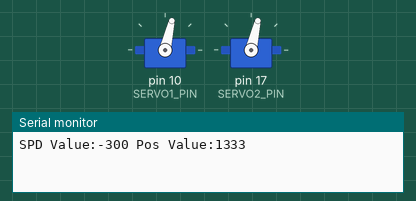
Simulated run of this sketch. Board: Arduino Uno, built with avr-gcc and run on an emulated ATmega328P. Shown: 2 × servo, the last lines printed to the serial monitor.

Above: at 0.1 s.
At 15.1 s:
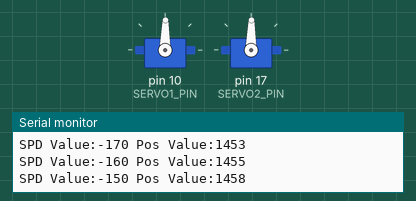
At 30.1 s:
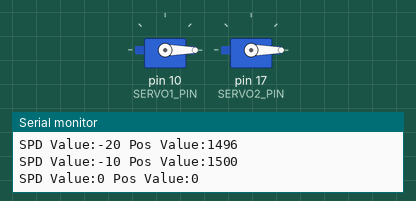
Timing chart, 0 to 31.6 s (numbered marks = the images above):
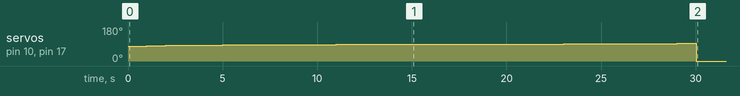

Measured:
- by itself, servo on pin 10 (SERVO1_PIN), servo on pin 17 (SERVO2_PIN): rises from 77° to 93° in 28.0 s, then falls to 0° in 1.0 s

The sketch:

SBRServoExample.ino
```cpp
//SBRServo movement library
//by James "Shridatt" Sugrim

#include <Servo.h>
#include "SBRservo.h"

#define SERVO1_PIN 10
#define SERVO2_PIN 17
#define POT_PIN 18
#define LED_PIN 11


int spd  = -300;


void setup()
{
  Serial.begin(9600);
  SBRServoBegin(SERVO1_PIN, SERVO2_PIN);
}


void loop()
{
  if (spd > 300)
  {
    spd = -300;
  }
  Serial.print("SPD Value:");
  Serial.print(spd);
  spd += 10;
  pos = setSPD(spd);
  Serial.print(" Pos Value:");
  Serial.println(pos);
  delay(1000);
}
```

SBRservo.cpp
```cpp
/*
  SBRservo.cpp - Servo Library for Self Balancing Robot

 */

#include "SBRservo.h"
#include "Arduino.h"
#include <Servo.h>


int pos = -300;
Servo servo1;
Servo servo2;

float nodepoints[9][2]= {
  {-300,1300}
  , {-270,1400}
  , {-180,1448}
  , {-90, 1471}
  , {0,1500}
  , {90,1526}
  , {180,1550}
  , {270,1526}
  , {300,1700}
};

void SBRServoBegin(int pin1, int pin2 )
{

  servo1.attach(pin1);  // attaches the servo on pin1 to the servo object
  servo2.attach(pin2);  // attaches the servo on pin2 to the servo object
}

// from: http://interface.khm.de/index.php/lab/experiments/nonlinear-mapping/
int reMap(float pts[10][2], int input) {
  int rr;
  float bb,mm;

  for (int nn=0; nn < 4; nn++) {

    if (input >= pts[nn][0] && input <= pts[nn+1][0]) {
      mm= ( pts[nn][1] - pts[nn+1][1] ) / ( pts[nn][0] - pts[nn+1][0] );
      mm= mm * (input-pts[nn][0]);
      mm = mm +  pts[nn][1];
      rr = mm;
    }
  }
  return(rr);
}


int setSPD(int spd) // acc is the desired acceleration in degrees per second, range is -300 to 300
{
  /*
  This is the linear approximation to the calibration curve.  Map may not necissarily be the correct function to use here,
  since it blindly truncates.

  if ( spd  >= 270){
    pos =  map(spd, 270 , 300, 1600, 1700);
  }
  else if ( 180 <= spd  < 270) {
    pos =  map(spd, 180, 270, 1550, 1600);
  }
  else if ( 90 <= spd  < 180) {
    pos =  map(spd, 90, 180, 1526, 1550);
  }
  else if ( 0 <= spd  < 90) {
    pos =  map(spd, 0 , 90, 1500, 1526);
  }
  else if ( -90 <= spd  < 0) {
    pos =  map(spd, -90 , 0, 1471, 1500);
  }
  else if ( -180 <= spd  < -90) {
    pos =  map(spd, -180 , -90, 1448, 1471);
  }
  else if ( -270 <= spd  < -180) {
    pos =  map(spd, -270 , -180, 1400, 1448);
  }
  else if ( -270 < spd) {
    pos =  map(spd, -300 , -270, 1300, 1400);
  }
  else {
    return -1;
  }

  This didn't work, going to try a diffrent method
  */
  pos = reMap(nodepoints,spd) + 0.5;
  servo1.writeMicroseconds(pos);              // tell servo to go to position in variable 'pos'
  servo2.writeMicroseconds(pos);
  return pos;
}

void rotateDeg(float deg) //Rotate through a specific angle between -180 and 180
{
  /*
  _servo1.write();
   _servo2.write();
   */
}
```

SBRservo.h
```cpp
/*SBRservo.h - Servio Library for Self Balancing Robot
 Provides: SBRservo
 methods
 setAccel
 rotateDeg
 */

#ifndef SBRservo_h
#define SBRservo_h

#include "Arduino.h"
#include <Servo.h>

 extern int pos;
 extern  Servo servo1;
 extern  Servo servo2;

 void SBRServoBegin(int pin1, int pin2 );
 int setSPD(int spd);
 void rotateDeg(float deg);
#endif
```
